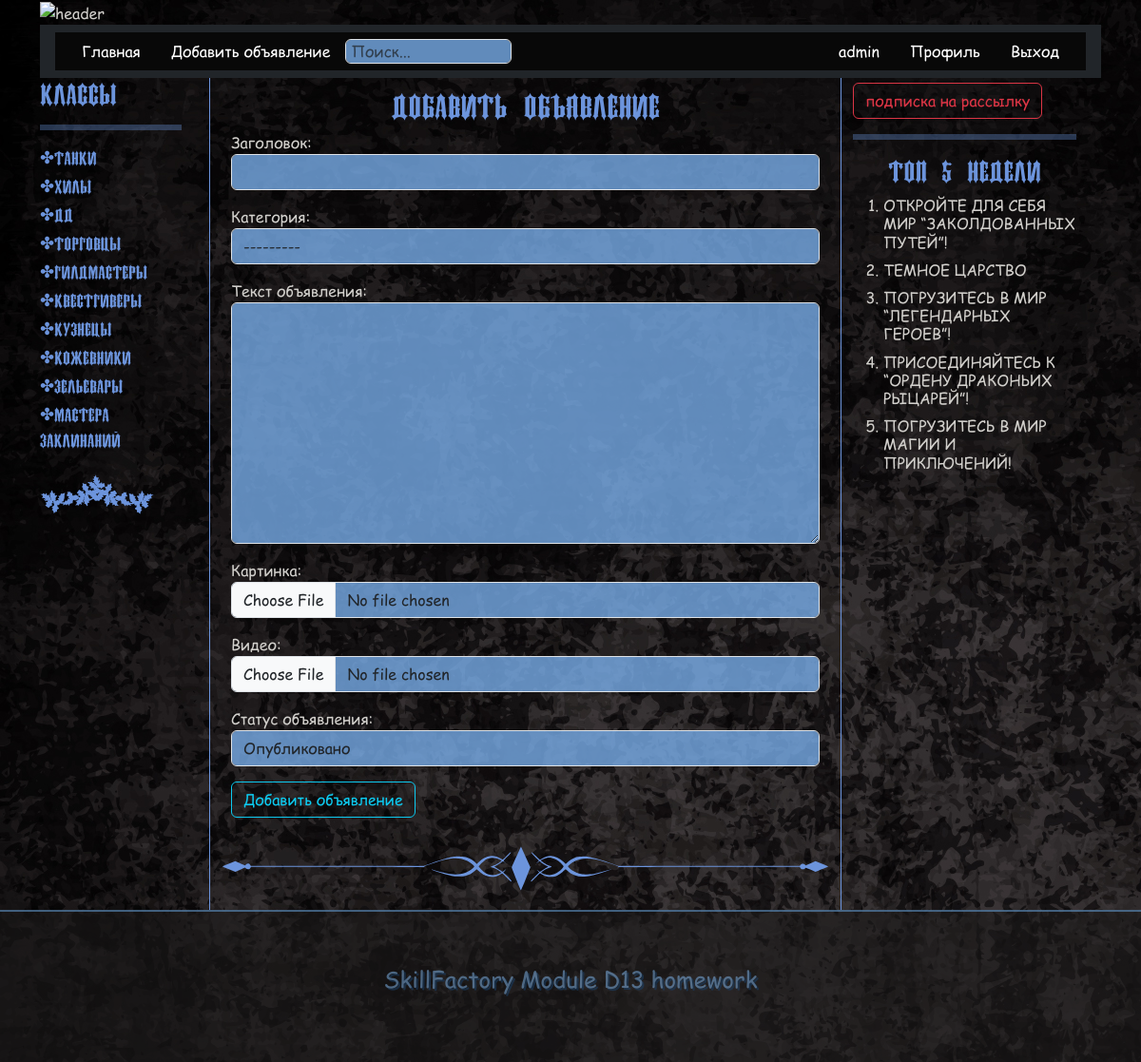
The app's page /ad_list/ad_create/ (signed in) with its own data.
### apps/main_board/models.py (models this page shows, shortened)
class Category(models.Model):
    name = models.CharField(max_length=100, verbose_name='Название категории')
    slug = models.SlugField(max_length=255, verbose_name='URL категории', blank=True)
    class Meta:
        verbose_name = 'Категория'
        verbose_name_plural = 'Категории'
    def __str__(self):
        return self.name
    def get_absolute_url(self):
        return reverse('category', kwargs={'category_slug': self.slug})

class Ad(models.Model):
    STATUS_OPTIONS = (
        ('published', 'Опубликовано'),
        ('draft', 'Черновик')
    )
    author = models.ForeignKey(to=User, verbose_name='Автор', on_delete=models.CASCADE, default=1)
    title = models.CharField(verbose_name='Заголовок', max_length=255)
    slug = models.SlugField(verbose_name='URL', max_length=255, blank=True, unique=True)
    category_ad = models.ForeignKey(Category, verbose_name='Категория', on_delete=models.CASCADE, null=True)
    text_ad = models.TextField(verbose_name='Текст объявления')
    status = models.CharField(choices=STATUS_OPTIONS, default='published', verbose_name='Статус объявления', max_length=20)
    time_create = models.DateTimeField(auto_now_add=True, verbose_name='Время создания объявления')
    pictures = models.ImageField(
        verbose_name='Картинка',
        blank=True,
        upload_to='images/pictures/',
        validators=[FileExtensionValidator(allowed_extensions=('png', 'jpg', 'webp', 'jpeg', 'gif'))])
    video = models.FileField(
        verbose_name='Видео',
        blank=True,
        upload_to='videos/',
        validators=[FileExtensionValidator(allowed_extensions=('mp4', 'avi', 'mkv', 'mov'))])
    likes = models.ManyToManyField(User, related_name='ad_like')
    class Meta:
        verbose_name = 'Объявление'
        verbose_name_plural = 'Объявления'
    def get_absolute_url(self):
        if self.status == 'published':
            return reverse('ad_detail', kwargs={'slug': self.slug})
        else:
            return reverse('draft_detail', kwargs={'slug': self.slug})

### apps/main_board/views.py (the view, shortened to what this page needs)
# urls.py: path('ad_list/ad_create/', AdCreateView.as_view(), name='ad_create'),
class AdCreateView(LoginRequiredMixin, SuccessMessageMixin, CreateView):
    model = Ad
    template_name = 'main_board/ad_create.html'
    form_class = AdCreateForm
    success_message = 'Объявление добавлено'
    def get_context_data(self, **kwargs):
        context = super().get_context_data(**kwargs)
        context['title'] = 'Добавление объявления на сайт'
        return context

### apps/main_board/forms.py
class AdCreateForm(forms.ModelForm):
        class Meta:
            model = Ad
            fields = ('title', 'category_ad', 'text_ad', 'pictures', 'video', 'status')
        def __init__(self, *args, **kwargs):
            super().__init__(*args, **kwargs)
            for field in self.fields:
                self.fields[field].widget.attrs.update({
                    'class': 'form-control',
                    'autocomplete': 'off'
                })

### apps/main_board/templatetags/categories_tags.py (called while the page is built)
@register.inclusion_tag('includes/sidebar.html')
def all_categories():
    cats = Category.objects.all()
    return {"cats": cats}

### apps/main_board/templatetags/popular_ads_tags.py (called while the page is built)
@register.inclusion_tag('includes/popular_ads.html')
def get_popular_ads():
    start_date = timezone.now() - timedelta(weeks=1)
    popular_ads = Ad.objects.filter(time_create__gte=start_date, status='published').order_by('-likes')[:5]
    return {'popular_ads': popular_ads}

### templates/main_board/ad_create.html (shortened to what this page needs)
{% extends 'main.html' %}
{% load static %}
{% block content %}
<div class="ad_create">
    <div class="card-body nth-shadow">
        <h2 class="category_sidebar ad_category ">Добавить объявление</h2>
        <form method="post" action="{% url 'ad_create' %}" enctype="multipart/form-data">
            {{ form.as_p }}
            <div class="d-grid gap-2 d-md-block mt-2">
                <button type="submit" class="btn btn-outline-info">Добавить объявление</button>
            </div>
        </form>
    </div>
</div>
<img src="{% static 'img/divider_negru.svg' %}" class="line_separator" alt="ship"  id="my-svg">
{% endblock %}

### templates/includes/header.html (shortened to what this page needs)
{% block header %}
<header>
  <div class="px-3 py-2 text-bg-dark header_color text-reset">
      <div class="container header_color ">
        <div class="my_header d-flex flex-wrap align-items-center justify-content-center justify-content-lg-start">
          <ul class="nav col-12 col-lg-auto my-2 justify-content-start my-md-0 text-small">
            <li>
              <a href="{% url 'ad_list' %}" class="nav-link text-white">
                Главная
              </a>
            </li>
            <li>
              <a href="{% url 'ad_create' %}" class="nav-link text-white">
                Добавить объявление
              </a>
            </li>
          </ul>
              <form class="col-12 col-lg-auto mb-2 mb-lg-0 me-lg-auto" role="search"
              action="{% url 'search_header' %}" method="get">
                <input type="search" name="q" class="form-control my_form"
                placeholder="Поиск..." aria-label="Search">
              </form>
          <ul class="nav col-12 col-lg-auto my-2 justify-content-start my-md-0 text-small">
            {% if user.is_authenticated %}
            <li>
                <span class="nav-link text-white">{{ request.user.username }}</span>
            </li>
            <li>
                <a href="{% url 'profile_detail' request.user.profile.slug %}" class="nav-link text-white">
                    Профиль
                  </a>
            </li>
            <li>
              <a href="{% url 'account_logout' %}" class="nav-link text-white">
                Выход
              </a>
            </li>
            {% endif %}
          </ul>
        </div>
      </div>
    </div>
  </header>
  {% endblock header %}

### templates/includes/sidebar.html
{% load categories_tags %}
{% load static %}
{% block cat %}
    <div class="category_sidebar">
        {% for category in cats %}
            <div class="category_menu">
                <a href="{{ category.get_absolute_url }}" class="category_menu_link">&#10020;{{ category.name }}</a>
            </div>
            {% endfor%}
            <img src="{% static 'img/ship2.svg' %}" class="svg" alt="ship">
        </div>
{% endblock cat %}

### templates/includes/popular_ads.html
{% load popular_ads_tags %}
{% block content %}
      <h3 class="category_sidebar ad_category">Топ 5 недели</h3>
            <ol>
            {% for ad in popular_ads %}
                <li><h6 ><a class="ad_title" href="{{ ad.get_absolute_url }}">{{ ad.title|upper }}</a></h6></li>
                {% endfor %}
            </ol>
{% endblock content %}

### static/my_styles/styles.css (style rules this page uses)
body { background: #000 url(../img/fon1.jpg); color: #d2d0cc; background-attachment: fixed; background-repeat: repeat; font-family: 'Comic Sans MS', Helvetica, Arial, sans-serif; }
.my_header { color: #d2d0cc; }
.form-control { background-color: #7ab0edc7; }
.my_form { padding: 0 5px; }
.header_color { background-color: #080808; }
.category_sidebar { font-family: 'Ireland', Helvetica, Arial, sans-serif; color: #6c94dc; }
.ad_category { display: flex; justify-content: center; }
.category_menu { margin-bottom: 3px; }
.category_menu_link { font-size: 18px; color: #6c94dc; text-decoration: none; width: 90%; }
.ad_title { color: #d2d0cc; text-decoration: none; }
.svg { fill: #6c94dc; max-width: 80%; margin: 10px auto; }
.line_separator { width: 100%; margin: 20px 0; }
.ad_create { padding: 10px; }

### records on screen
Category: name "Танки"
Category: name "Хилы"
Category: name "ДД"
Category: name "Торговцы"
Category: name "Гилдмастеры"
Category: name "Квестгиверы"
Category: name "Кузнецы"
Category: name "Кожевники"
Category: name "Зельевары"
Category: name "Мастера заклинаний"
Ad: title "ОТКРОЙТЕ ДЛЯ СЕБЯ МИР “ЗАКОЛДОВАННЫХ ПУТЕЙ”!"
Ad: title "ТЕМНОЕ ЦАРСТВО"
Ad: title "ПОГРУЗИТЕСЬ В МИР “ЛЕГЕНДАРНЫХ ГЕРОЕВ”!"
Ad: title "ПРИСОЕДИНЯЙТЕСЬ К “ОРДЕНУ ДРАКОНЬИХ РЫЦАРЕЙ”!"
Ad: title "ПОГРУЗИТЕСЬ В МИР МАГИИ И ПРИКЛЮЧЕНИЙ!"

### other values on screen
{{ request.user.username }} "admin"
